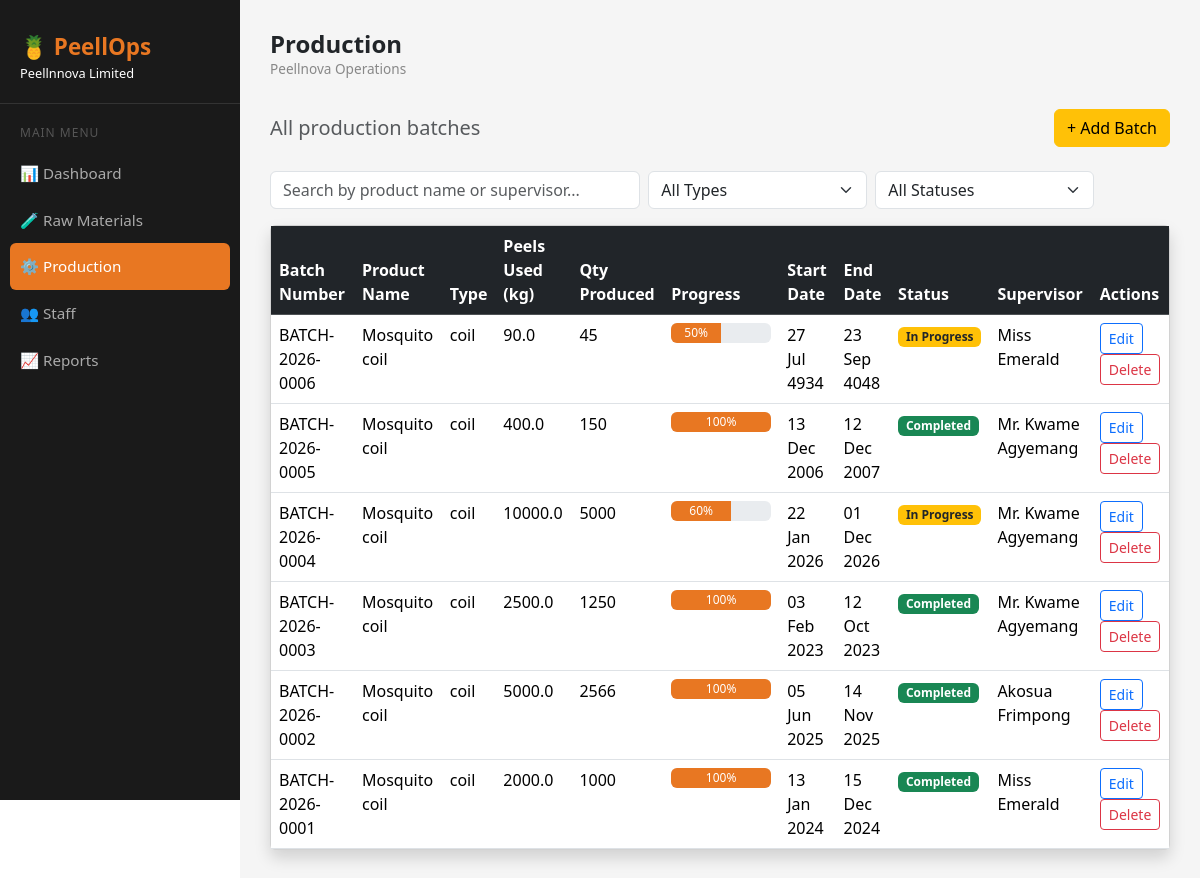
/batches, run on the app's committed database.
### models.py (models this page shows)
class Production(db.Model):
    id = db.Column(db.Integer, primary_key=True)
    batch_number = db.Column(db.String(50), unique=True, nullable=False)
    product_name = db.Column(db.String(100), nullable=False)
    product_type = db.Column(db.String(50), nullable=False)
    peels_used = db.Column(db.Float, nullable=False)
    quantity_produced = db.Column(db.Integer, nullable=False)
    start_date = db.Column(db.Date, nullable=False)
    end_date = db.Column(db.Date, nullable=False)
    status = db.Column(db.String(50), nullable=False, default='planned')
    progress = db.Column(db.Integer, nullable=False, default=0)
    supervisor = db.Column(db.String(100), nullable=True)
    notes = db.Column(db.Text, nullable=True)
    date_created = db.Column(db.DateTime, default=datetime.utcnow)

### routes.py (the view)
@main.route("/batches")
def batches():
    batches = Production.query.order_by(Production.date_created.desc()).all()
    return render_template("batches.html", batches=batches)

### templates/batches.html (shortened to what this page needs)
{% extends "base.html" %}
{% block page_heading %}Production{% endblock %}
{% block content %}
    <div class="d-flex justify-content-between align-items-center mb-4">
        <h5 class="text-muted mb-0">All production batches</h5>
        <a href="/add-batch" class="btn btn-warning">+ Add Batch</a>
    </div>
    <div class="row g-2 mb-3">
        <div class="col-md-5">
            <input type="text" id="searchInput" class="form-control" placeholder="Search by product name or supervisor...">
        </div>
        <div class="col-md-3">
            <select id="typeFilter" class="form-select">
                <option value="">All Types</option>
            </select>
        </div>
        <div class="col-md-3">
            <select id="statusFilter" class="form-select">
                <option value="">All Statuses</option>
            </select>
        </div>
    </div>
    <div class="card shadow">
        <div class="card-body p-0">
            <table class="table table-hover mb-0">
                <thead class="table-dark">
                    <tr>
                        <th>Batch Number</th>
                        <th>Product Name</th>
                        <th>Type</th>
                        <th>Peels Used (kg)</th>
                        <th>Qty Produced</th>
                        <th>Progress</th>
                        <th>Start Date</th>
                        <th>End Date</th>
                        <th>Status</th>
                        <th>Supervisor</th>
                        <th>Actions</th>
                    </tr>
                </thead>
                <tbody id="batchesTable">
                    {% for batch in batches %}
                    <tr data-product="{{ batch.product_name | lower }}"
                        data-supervisor="{{ batch.supervisor | lower if batch.supervisor else '' }}"
                        data-type="{{ batch.product_type }}"
                        data-status="{{ batch.status }}">
                        <td>{{ batch.batch_number }}</td>
                        <td>{{ batch.product_name }}</td>
                        <td>{{ batch.product_type }}</td>
                        <td>{{ batch.peels_used }}</td>
                        <td>{{ batch.quantity_produced }}</td>
                        <td>
                            <div class="progress" style="height: 20px; min-width: 100px;">
                                <div class="progress-bar"
                                role="progressbar"
                                style="width: {{ batch.progress }}%; background-color: #E87722;"
                                aria-valuenow="{{ batch.progress }}"
                                aria-valuemin="0"
                                aria-valuemax="100">
                                {{ batch.progress }}%
                            </div>
                        </div>
                    </td>
                    <td>{{ batch.start_date.strftime('%d %b %Y') }}</td>
                        <td>{{ batch.end_date.strftime('%d %b %Y') }}</td>
                        <td>
                            {% if batch.status == "completed" %}
                                <span class="badge bg-success">Completed</span>
                            {% elif batch.status == "in_progress" %}
                                <span class="badge bg-warning text-dark">In Progress</span>
                            {% elif batch.status == "planned" %}
                                <span class="badge bg-info text-dark">Planned</span>
                            {% else %}
                                <span class="badge bg-danger">Cancelled</span>
                            {% endif %}
                        </td>
                        <td>{{ batch.supervisor or "N/A" }}</td>
                        <td>
                            <a href="/edit-batch/{{ batch.id }}" class="btn btn-sm btn-outline-primary">Edit</a>
                            <a href="#"
                               onclick="confirmDelete('/delete-batch/{{ batch.id }}', '{{ batch.batch_number }}')"
                               class="btn btn-sm btn-outline-danger">Delete</a>
                        </td>
                    </tr>
                    {% endfor %}
                </tbody>
            </table>
        </div>
    </div>
{% endblock %}

### templates/base.html (style rules this page uses)
body { min-height: 100vh; }

### data on the page
Production: batch_number "BATCH-2026-0006", product_name "Mosquito coil", product_type "coil", peels_used "90.0", quantity_produced "45", progress "50", start_date "27 Jul 4934", end_date "23 Sep 4048", status "In Progress", supervisor "Miss Emerald"
Production: batch_number "BATCH-2026-0005", product_name "Mosquito coil", product_type "coil", peels_used "400.0", quantity_produced "150", progress "100", start_date "13 Dec 2006", end_date "12 Dec 2007", status "Completed", supervisor "Mr. Kwame Agyemang"
Production: batch_number "BATCH-2026-0004", product_name "Mosquito coil", product_type "coil", peels_used "10000.0", quantity_produced "5000", progress "60", start_date "22 Jan 2026", end_date "01 Dec 2026", status "In Progress", supervisor "Mr. Kwame Agyemang"
Production: batch_number "BATCH-2026-0003", product_name "Mosquito coil", product_type "coil", peels_used "2500.0", quantity_produced "1250", progress "100", start_date "03 Feb 2023", end_date "12 Oct 2023", status "Completed", supervisor "Mr. Kwame Agyemang"
Production: batch_number "BATCH-2026-0002", product_name "Mosquito coil", product_type "coil", peels_used "5000.0", quantity_produced "2566", progress "100", start_date "05 Jun 2025", end_date "14 Nov 2025", status "Completed", supervisor "Akosua Frimpong"
Production: batch_number "BATCH-2026-0001", product_name "Mosquito coil", product_type "coil", peels_used "2000.0", quantity_produced "1000", progress "100", start_date "13 Jan 2024", end_date "15 Dec 2024", status "Completed", supervisor "Miss Emerald"
